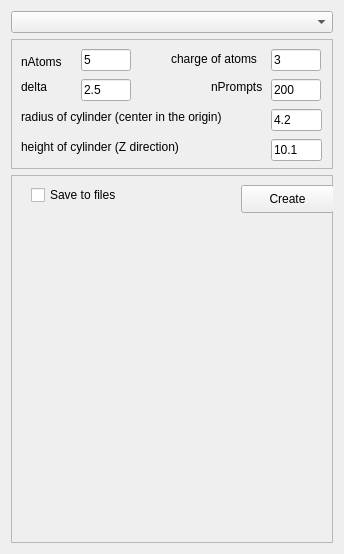
              <widget class="QWidget" name="page_28">
               <property name="geometry">
                <rect>
                 <x>0</x>
                 <y>0</y>
                 <width>344</width>
                 <height>554</height>
                </rect>
               </property>
               <attribute name="label">
                <string>Fill Space</string>
               </attribute>
               <layout class="QVBoxLayout" name="verticalLayout_10">
                <item>
                 <widget class="QComboBox" name="FormActionsPreComboFillSpace"/>
                </item>
                <item>
                 <widget class="QFrame" name="frame_11">
                  <property name="minimumSize">
                   <size>
                    <width>0</width>
                    <height>130</height>
                   </size>
                  </property>
                  <property name="maximumSize">
                   <size>
                    <width>16777215</width>
                    <height>130</height>
                   </size>
                  </property>
                  <property name="frameShape">
                   <enum>QFrame::StyledPanel</enum>
                  </property>
                  <property name="frameShadow">
                   <enum>QFrame::Raised</enum>
                  </property>
                  <widget class="QLabel" name="label_4">
                   <property name="geometry">
                    <rect>
                     <x>200</x>
                     <y>40</y>
                     <width>55</width>
                     <height>16</height>
                    </rect>
                   </property>
                   <property name="text">
                    <string>nPrompts</string>
                   </property>
                  </widget>
                  <widget class="QLineEdit" name="FormActionsPreNAtomsFillSpace">
                   <property name="geometry">
                    <rect>
                     <x>70</x>
                     <y>10</y>
                     <width>50</width>
                     <height>22</height>
                    </rect>
                   </property>
                   <property name="text">
                    <string>5</string>
                   </property>
                  </widget>
                  <widget class="QLineEdit" name="FormActionsPreNPromptsFillSpace">
                   <property name="geometry">
                    <rect>
                     <x>260</x>
                     <y>40</y>
                     <width>50</width>
                     <height>22</height>
                    </rect>
                   </property>
                   <property name="text">
                    <string>200</string>
                   </property>
                  </widget>
                  <widget class="QLabel" name="label_3">
                   <property name="geometry">
                    <rect>
                     <x>10</x>
                     <y>15</y>
                     <width>55</width>
                     <height>16</height>
                    </rect>
                   </property>
                   <property name="text">
                    <string>nAtoms</string>
                   </property>
                  </widget>
                  <widget class="QLabel" name="label_5">
                   <property name="geometry">
                    <rect>
                     <x>10</x>
                     <y>40</y>
                     <width>55</width>
                     <height>16</height>
                    </rect>
                   </property>
                   <property name="text">
                    <string>delta</string>
                   </property>
                  </widget>
                  <widget class="QLineEdit" name="FormActionsPreDeltaFillSpace">
                   <property name="geometry">
                    <rect>
                     <x>70</x>
                     <y>40</y>
                     <width>50</width>
                     <height>22</height>
                    </rect>
                   </property>
                   <property name="text">
                    <string>2.5</string>
                   </property>
                  </widget>
                  <widget class="QLabel" name="label_6">
                   <property name="geometry">
                    <rect>
                     <x>160</x>
                     <y>10</y>
                     <width>101</width>
                     <height>20</height>
                    </rect>
                   </property>
                   <property name="text">
                    <string>charge of atoms</string>
                   </property>
                  </widget>
                  <widget class="QLineEdit" name="FormActionsPreAtomChargeFillSpace">
                   <property name="geometry">
                    <rect>
                     <x>260</x>
                     <y>10</y>
                     <width>50</width>
                     <height>22</height>
                    </rect>
                   </property>
                   <property name="text">
                    <string>3</string>
                   </property>
                  </widget>
                  <widget class="QLabel" name="cylinder">
                   <property name="geometry">
                    <rect>
                     <x>10</x>
                     <y>70</y>
                     <width>241</width>
                     <height>16</height>
                    </rect>
                   </property>
                   <property name="text">
                    <string>radius of cylinder (center in the origin)</string>
                   </property>
                  </widget>
                  <widget class="QLineEdit" name="FormActionsPreRadiusFillSpace">
                   <property name="geometry">
                    <rect>
                     <x>260</x>
                     <y>70</y>
                     <width>51</width>
                     <height>22</height>
                    </rect>
                   </property>
                   <property name="text">
                    <string>4.2</string>
                   </property>
                  </widget>
                  <widget class="QLabel" name="label_7">
                   <property name="geometry">
                    <rect>
                     <x>10</x>
                     <y>100</y>
                     <width>191</width>
                     <height>16</height>
                    </rect>
                   </property>
                   <property name="text">
                    <string>height of cylinder (Z direction)</string>
                   </property>
                  </widget>
                  <widget class="QLineEdit" name="FormActionsPreZSizeFillSpace">
                   <property name="geometry">
                    <rect>
                     <x>260</x>
                     <y>100</y>
                     <width>51</width>
                     <height>22</height>
                    </rect>
                   </property>
                   <property name="text">
                    <string>10.1</string>
                   </property>
                  </widget>
                 </widget>
                </item>
                <item>
                 <widget class="QFrame" name="frame_12">
                  <property name="frameShape">
                   <enum>QFrame::StyledPanel</enum>
                  </property>
                  <property name="frameShadow">
                   <enum>QFrame::Raised</enum>
                  </property>
                  <widget class="QPushButton" name="FormActionsPreButFillSpace">
                   <property name="geometry">
                    <rect>
                     <x>230</x>
                     <y>10</y>
                     <width>93</width>
                     <height>28</height>
                    </rect>
                   </property>
                   <property name="text">
                    <string>Create</string>
                   </property>
                  </widget>
                  <widget class="QCheckBox" name="FormActionsPreSaveToFileFillSpace">
                   <property name="geometry">
                    <rect>
                     <x>20</x>
                     <y>10</y>
                     <width>191</width>
                     <height>20</height>
                    </rect>
                   </property>
                   <property name="text">
                    <string>Save to files</string>
                   </property>
                  </widget>
                 </widget>
                </item>
               </layout>
              </widget>
